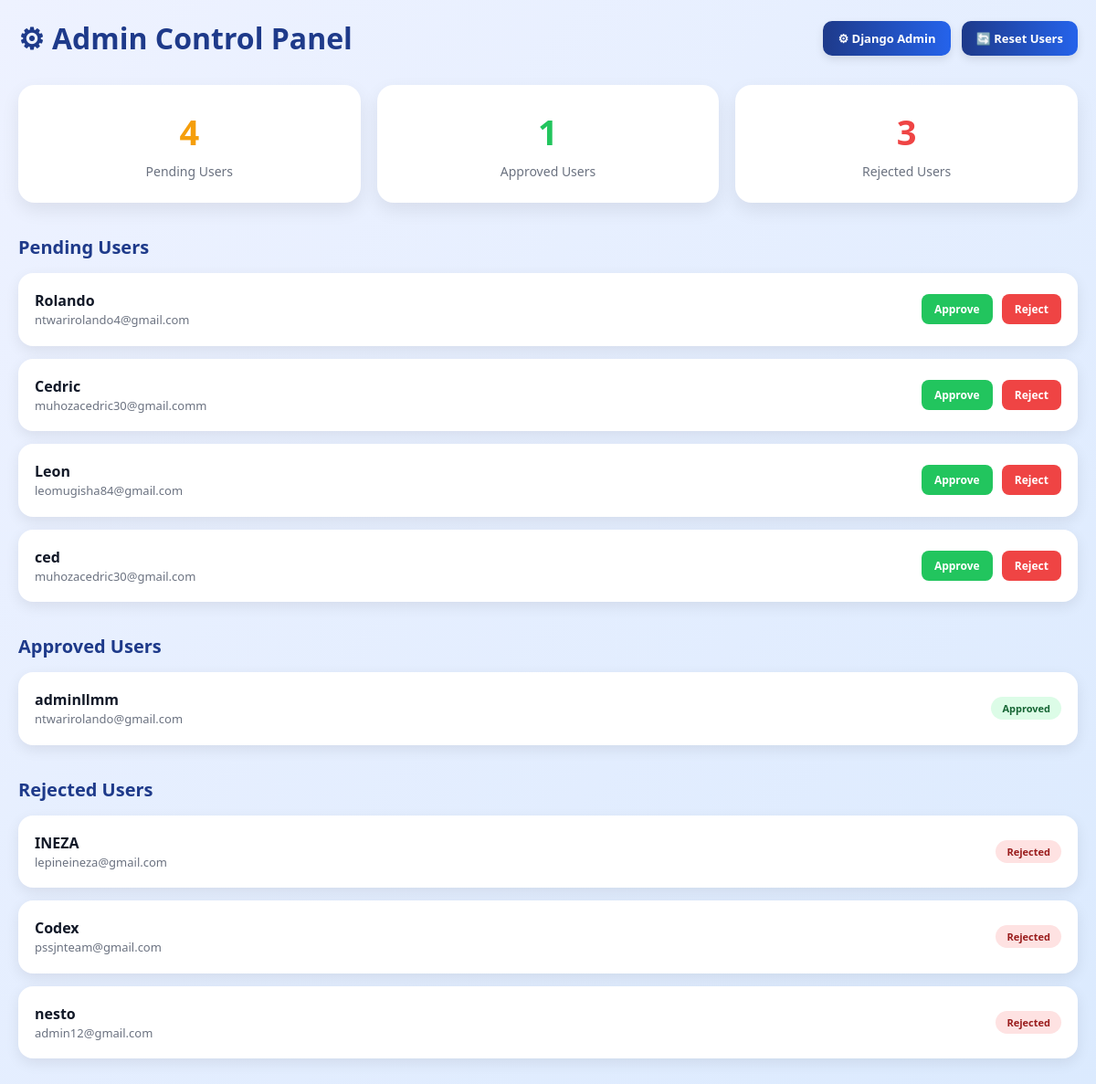
Page /admin-dashboard/ (signed in) on the committed database.
### library/models.py (models this page shows, shortened)
class CustomUser(AbstractUser):
    email = models.EmailField(unique=True)
    is_verified = models.BooleanField(default=False)
    STATUS_CHOICES = [
        ("pending", "Pending"),
        ("approved", "Approved"),
        ("rejected", "Rejected"),
    ]
    status = models.CharField(
        max_length=10,
        choices=STATUS_CHOICES,
        default="pending"
    )
    otp_code = models.CharField(max_length=6, blank=True, null=True)
    otp_created_at = models.DateTimeField(blank=True, null=True)
    REQUIRED_FIELDS = ["email"]

### library/views.py (the view)
# urls.py: path("admin-dashboard/", views.admin_dashboard, name="admin_dashboard"),
@staff_member_required
@staff_member_required
def admin_dashboard(request):
    users = User.objects.all()
    books = Book.objects.all()
    pending = []
    approved = []
    rejected = []
    for u in users:
        status = getattr(u, "status", None)
        if status == "approved":
            approved.append(u)
        elif status == "rejected":
            rejected.append(u)
        else:
            pending.append(u)
    return render(request, "library/admin_dashboard.html", {
        "users": users,
        "books": books,
        "pending_users": pending,
        "approved_users": approved,
        "rejected_users": rejected,
        "total_users": users.count(),
        "total_books": books.count(),
        "staff_users": users.filter(is_staff=True).count(),
    })

### library/templates/library/admin_dashboard.html (shortened to what this page needs)
{% load static %}
<!DOCTYPE html>
<html lang="en">
<head>
</head>
<body>
<div class="container">
    <div class="header">
        <h1>⚙ Admin Control Panel</h1>
        <div class="actions">
            <a class="action-btn" href="/admin/">
                ⚙ Django Admin
            </a>
            <a class="action-btn"
               href="{% url 'reset_users' %}"
               onclick="return confirm('This will reset user statuses. Continue?')">
               🔄 Reset Users
            </a>
        </div>
    </div>
    <div class="stats">
        <div class="stat-card">
            <h2 class="pending">
                {{ pending_users|length }}
            </h2>
            <p>Pending Users</p>
        </div>
        <div class="stat-card">
            <h2 class="approved">
                {{ approved_users|length }}
            </h2>
            <p>Approved Users</p>
        </div>
        <div class="stat-card">
            <h2 class="rejected">
                {{ rejected_users|length }}
            </h2>
            <p>Rejected Users</p>
        </div>
    </div>
    <div class="section">
        <div class="section-title">
            Pending Users
        </div>
        {% for user in pending_users %}
        <div class="card">
            <div class="info">
                <strong>{{ user.username }}</strong>
                <div class="email">
                    {{ user.email }}
                </div>
            </div>
            <div>
                <a class="btn approve"
                   href="{% url 'approve_user' user.id %}">
                   Approve
                </a>
                <a class="btn reject"
                   href="{% url 'reject_user' user.id %}">
                   Reject
                </a>
            </div>
        </div>
        {% empty %}
        <div class="empty">
            No pending users
        </div>
        {% endfor %}
    </div>
    <div class="section">
        <div class="section-title">
            Approved Users
        </div>
        {% for user in approved_users %}
        <div class="card">
            <div class="info">
                <strong>{{ user.username }}</strong>
                <div class="email">
                    {{ user.email }}
                </div>
            </div>
            <div>
                <span class="badge b-approved">
                    Approved
                </span>
            </div>
        </div>
        {% empty %}
        <div class="empty">
            No approved users
        </div>
        {% endfor %}
    </div>
    <div class="section">
        <div class="section-title">
            Rejected Users
        </div>
        {% for user in rejected_users %}
        <div class="card">
            <div class="info">
                <strong>{{ user.username }}</strong>
                <div class="email">
                    {{ user.email }}
                </div>
            </div>
            <div>
                <span class="badge b-rejected">
                    Rejected
                </span>
            </div>
        </div>
        {% empty %}
        <div class="empty">
            No rejected users
        </div>
        {% endfor %}
    </div>
</div>
</body>
</html>

### library/templates/library/admin_dashboard.html (style rules this page uses)
* { margin:0; padding:0; box-sizing:border-box; }
body { font-family:system-ui,sans-serif; background:linear-gradient(135deg,#eef2ff,#dbeafe); min-height:100vh; color:#111827; }
.container { max-width:1200px; margin:auto; padding:20px; }
.header { display:flex; justify-content:space-between; align-items:center; flex-wrap:wrap; gap:15px; margin-bottom:30px; }
h1 { color:#1e3a8a; font-size:32px; font-weight:800; }
.actions { display:flex; gap:12px; flex-wrap:wrap; }
.action-btn { background:linear-gradient(90deg,#1e3a8a,#2563eb); color:white; padding:10px 16px; border-radius:10px; text-decoration:none; font-size:13px; font-weight:bold; transition:0.3s; box-shadow:0 4px 10px rgba(0,0,0,0.1); }
.stats { display:grid; grid-template-columns:repeat(auto-fit,minmax(220px,1fr)); gap:18px; margin-bottom:35px; }
.stat-card { background:white; padding:25px 20px; border-radius:18px; box-shadow:0 8px 20px rgba(0,0,0,0.08); text-align:center; transition:0.3s; }
.stat-card h2 { margin:0; font-size:38px; font-weight:800; }
.stat-card p { margin-top:8px; font-size:14px; color:#6b7280; }
.pending { color:#f59e0b; }
.approved { color:#22c55e; }
.rejected { color:#ef4444; }
.section { margin-top:35px; }
.section-title { font-size:20px; margin-bottom:15px; color:#1e3a8a; font-weight:800; }
.card { background:white; padding:18px; margin-bottom:14px; border-radius:16px; box-shadow:0 5px 15px rgba(0,0,0,0.08); display:flex; justify-content:space-between; align-items:center; flex-wrap:wrap; gap:15px; transition:0.3s; }
.info { line-height:1.5; }
.info strong { font-size:16px; color:#111827; }
.email { font-size:13px; color:#6b7280; word-break:break-word; }
.btn { padding:8px 14px; border-radius:8px; text-decoration:none; font-size:12px; font-weight:bold; margin-left:6px; display:inline-block; transition:0.3s; }
.approve { background:#22c55e; color:white; }
.reject { background:#ef4444; color:white; }
.badge { padding:5px 12px; border-radius:20px; font-size:11px; font-weight:bold; display:inline-block; }
.b-approved { background:#dcfce7; color:#166534; }
.b-rejected { background:#fee2e2; color:#991b1b; }

### rows in the picture
CustomUser: username "Rolando", email "ntwarirolando4@gmail.com"
CustomUser: username "Cedric", email "muhozacedric30@gmail.comm"
CustomUser: username "Leon", email "leomugisha84@gmail.com"
CustomUser: username "ced", email "muhozacedric30@gmail.com"
CustomUser: username "adminllmm", email "ntwarirolando@gmail.com"
CustomUser: username "INEZA", email "lepineineza@gmail.com"
CustomUser: username "Codex", email "pssjnteam@gmail.com"
CustomUser: username "nesto", email "admin12@gmail.com"

### other values in the picture
{{ pending_users|length }} "4"
{{ approved_users|length }} "1"
{{ rejected_users|length }} "3"
